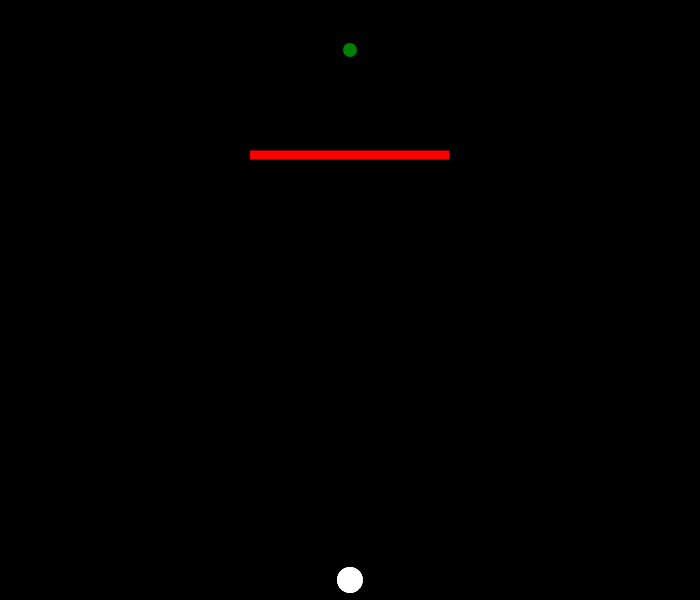
Frame 1 (no input)
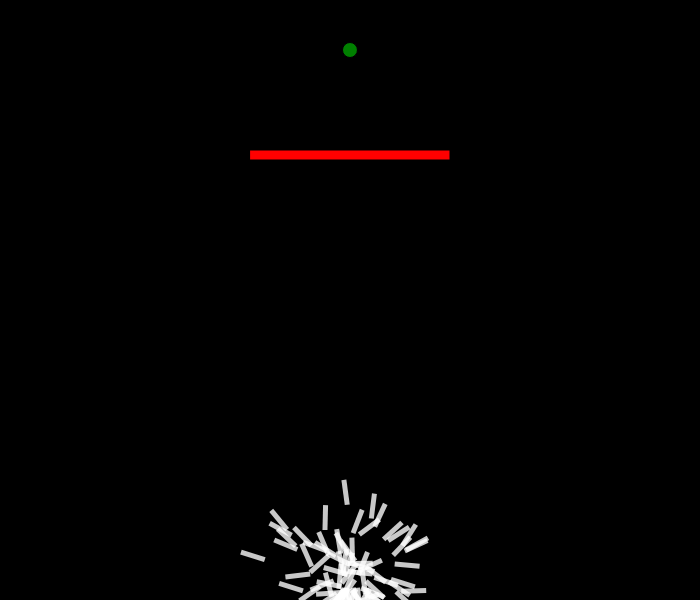
Frame 60 (no input)
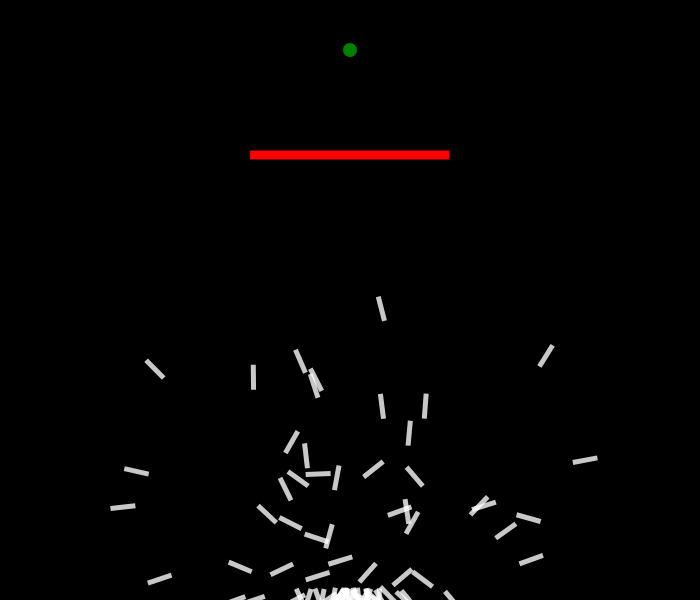
Frame 120 (the mouse pressed at the canvas centre since frame 60)

The p5.js sketch that drew these frames (run headless with seeded random() and noise() and a simulated clock; from frame 60 on, the mouse is pressed at the canvas centre):

// p5.js sketch
// ── sketch.js
var lifespan = 405;
var count = 0;
var target;
var generation = 1;
var madeIt = 0;

rx = 250;
ry = 150;
rw = 200;
rh = 10;



var maxForce = 0.2


function setup() {
  
  createCanvas(700, 600);
  flock = new Flock();
    
  generationShown = createP();  
  lifespanShown = createP();
  countShown = createP();
  madeItShown = createP();  

  
  
  target = createVector(width/2, 50);
  generationShown.html("Generation: " + generation);
}




function draw() {
  background(0);
  
  fill("green");
  ellipse(target.x, target.y, 15, 15);
    
  if (count == lifespan) {
    
    flock.evaluate();
    flock.naturalSelection();
    count = 0;   
    generation++;
    generationShown.html("Generation: " + generation);
  }
  
  createObstacle();
  
  
  flock.run();  
  countShown.html("Age of Birds: " + count + " frames");
  lifespanShown.html("Lifespan of Birds: " + lifespan + " frames");
  //madeItShown.html("Amount of Birds That Reached: " + madeIt + " Birds");

  count++;
  
}

createObstacle = function(){
  
  fill("red");
  rect(rx, ry, rw, rh);
  
}

// ── Bird.js

function Bird(dna){
  
  this.pos = createVector(width/2, height - 20);
  this.vel = createVector();
  this.acc = createVector();
  this.fitness = 0;
  this.timefitness = 0;
  this.completed = false;
  this.crashed = false;
  
  if (dna){
    this.dna = dna;
  } else {
    this.dna = new DNA();
  }

  
  this.applyForce = function(force){
    this.acc.add(force);
  }
  
  
  this.update = function(){
    
    var d = dist(this.pos.x, this.pos.y, target.x, target.y);
    if (d < 10){
      this.completed = true;
      //if (!this.timefitness) {
      //  this.timeFitness = map(count, 0, lifespan, 50, 1);
      //}
      this.pos = target.copy();
    }
    if (this.pos.x > rx && this.pos.x < rx + rw && this.pos.y > ry && this.pos.y < ry + rh){
      this.crashed = true;
    }

    if (this.pos.x > width || this.pos.x < 0){
      this.crashed = true;
    }
    if (this.pos.y > height || this.pos.y < 0){
      this.crashed = true;
    }
    
    
    this.applyForce(this.dna.genes[count]);

    
    if (!this.completed && !this.crashed){
      this.vel.add(this.acc);
      this.pos.add(this.vel);
      this.acc.mult(0);
    }
  }
  
  this.show = function(){
    
    
    push();
    noStroke();
    fill(255, 200); 
    translate(this.pos.x, this.pos.y);
    rotate(this.vel.heading());
    rectMode(CENTER);
    rect(0,0,25,5);
    pop();
  }
  
  this.calcFitness = function(){
    
    var d = dist(this.pos.x, this.pos.y, target.x, target.y);
    this.fitness = map(d, 0, width, width, 0);
    
    if (this.completed){
      this.fitness *= 45;
      
    }
    if (this.crashed){
      this.fitness /= 10;
    }
    
    
    
    
  }



}

// ── DNA.js
function DNA(genes){
  
  if (genes){
    this.genes = genes;
  } else {
    this.genes = [];
    for (var i = 0; i < lifespan; i++){
      this.genes[i] = p5.Vector.random2D();
      this.genes[i].setMag(maxForce)
    }
  }
  
  
  
  this.combineDNA = function(partner){
    
    var newGenes = [];
    var midPoint = floor(random(this.genes.length));
    for (var i = 0; i < this.genes.length; i++){
      if (i > midPoint){
        newGenes[i] = this.genes[i];
      } else {
        newGenes[i] = partner.genes[i];
      }
    }
    return new DNA(newGenes);
      
  } 
  
  this.mutation = function(){
    for (var i = 0; i < this.genes.length; i++){
      if (random(1) < 0.01) {
        this.genes[i] = p5.Vector.random2D()
        this.genes[i].setMag(maxForce);
        
      }
    }
  }
  
  
}

// ── Flock.js
function Flock(){
  this.birds = [];
  this.flocksize = 80;
  this.matingPool = [];
  
  
  for(var i = 0; i < this.flocksize; i++){
    this.birds[i] = new Bird();
  }
  
  
  
  this.run = function(){
    
    for(var i = 0; i < this.flocksize; i++){
      this.birds[i].update();
      this.birds[i].show();
    }
    
  }
  
  this.evaluate = function(){
    
    var maxFit = -1;
    for(var i = 0; i < this.flocksize; i++){
      this.birds[i].calcFitness();
      if (this.birds[i].fitness > maxFit){
        maxFit = this.birds[i].fitness
      }
      
    }
    
    for(var i = 0; i < this.flocksize; i++){
      this.birds[i].fitness /= maxFit;
      
    }
    
    this.matingPool = [];
    
    for(var i = 0; i < this.flocksize; i++){
      
      var newFit = this.birds[i].fitness * 100;
      for (var j = 0; j < newFit; j++){
        this.matingPool.push(this.birds[i]);
      }
      
    }
    
  }  
    
  this.naturalSelection = function(){
    
    var newBirds = [];
    for (var i = 0; i < this.birds.length; i++){
      var parentA = random(this.matingPool).dna;
      var parentB = random(this.matingPool).dna;
      var childDNA = parentA.combineDNA(parentB);
      //childDNA.mutation(); 
      newBirds[i] = new Bird(childDNA)
    }
    this.birds = newBirds;
  }
  
 } 
